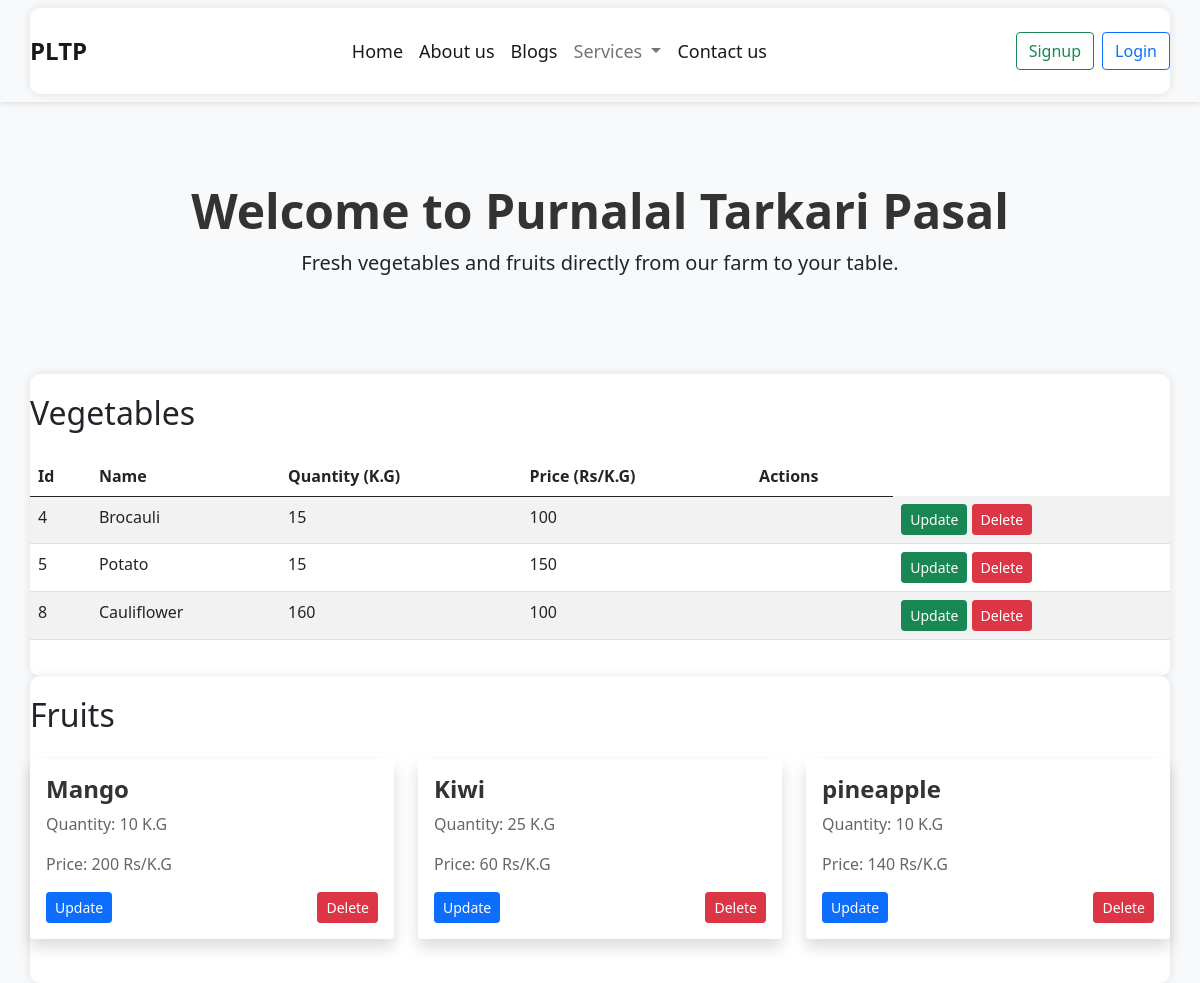
The page / on the database its author committed.
### Home/models.py (models this page shows, shortened)
class vegetable(models.Model):
    name = models.CharField(max_length = 15)
    quantity = models.IntegerField()
    price =models.IntegerField()

class fruit(models.Model):
    name = models.CharField(max_length = 15)
    quantity = models.IntegerField()
    price = models.IntegerField()

### Home/views.py (the view)
# urls.py: path('',views.index, name="index"),
def index(request):
    vegetables = vegetable.objects.all()
    fruits = fruit.objects.all()
    grocery = {
        "veg":vegetables,
        "fruits":fruits
    }
    return render(request, 'Home/index.html', grocery)

### Home/templates/Home/index.html (shortened to what this page needs)
{%extends 'base.html'%}
{%block content%}
  <nav class="navbar navbar-expand-lg navbar-light bg-light">
    <div class="container">
      <a class="navbar-brand" href="#">PLTP</a>
      <div class="collapse navbar-collapse justify-content-center" id="navbarSupportedContent">
        <ul class="navbar-nav">
          <li class="nav-item">
            <a class="nav-link active" aria-current="page" href="#">Home</a>
          </li>
          <li class="nav-item">
            <a class="nav-link active" aria-current="page" href="#">About us</a>
          </li>
          <li class="nav-item">
            <a class="nav-link active" aria-current="page" href="#">Blogs</a>
          </li>
          <li class="nav-item dropdown">
            <a class="nav-link dropdown-toggle" href="#" id="navbarDropdown" role="button" data-bs-toggle="dropdown"
              aria-expanded="false">
              Services
            </a>
          </li>
          <li class="nav-item">
            <a class="nav-link active" aria-current="page" href="#">Contact us</a>
          </li>
        </ul>
      </div>
      <div class="d-flex">
        <button class="btn btn-outline-success me-2" type="button">Signup</button>
        <button class="btn btn-outline-primary" type="button">Login</button>
      </div>
    </div>
  </nav>
  <div class="jumbotron text-center">
    <h1 class="display-4">Welcome to Purnalal Tarkari Pasal</h1>
    <p class="lead">Fresh vegetables and fruits directly from our farm to your table.</p>
  </div>
  <div class="container veg-table">
    <h2 class="mb-4">Vegetables</h2>
    <div class="table-responsive">
      <table class="table table-striped table-hover table-lg">
        <thead>
          <tr>
            <th>Id</th>
            <th>Name</th>
            <th>Quantity (K.G)</th>
            <th>Price (Rs/K.G)</th>
            <th>Actions</th>
          </tr>
        </thead>
        <tbody>
          {% for veg in veg %}
          <tr>
            <td>{{ veg.id }}</td>
            <td>{{ veg.name }}</td>
            <td>{{ veg.quantity }}</td>
            <td>{{ veg.price }}</td>
            <td>
            <td>
              <a href="{% url 'update_veg' veg.id %}" class="btn btn-success btn-sm">Update</a>
              <a href="{% url 'delete_veg' veg.id %}" class="btn btn-danger btn-sm">Delete</a>
            </td>
            </td>
          </tr>
          {% endfor %}
        </tbody>
      </table>
    </div>
  </div>
  <div class="container">
    <h2 class="mb-4">Fruits</h2>
    <div class="row">
      {% for fruit in fruits %}
      <div class="col-md-4 mb-4">
        <div class="card shadow">
          <div class="card-body">
            <h5 class="card-title">{{ fruit.name }}</h5>
            <p class="card-text">Quantity: {{ fruit.quantity }} K.G</p>
            <p class="card-text">Price: {{ fruit.price }} Rs/K.G</p>
            <div class="d-flex justify-content-between">
              <a href="{% url 'Fruit_update' fruit.id %}" class="btn btn-primary btn-sm">Update</a>
              <a href="{% url 'delete_fruit' fruit.id %}" class="btn btn-danger btn-sm">Delete</a>
            </div>
        </div>
      </div>
    </div>
      {% endfor %}
    </div>
  </div>
  {%endblock%}

### templates/base.html (shortened to what this page needs)
<!doctype html>
<html lang="en">
<head>
    <link href="https://cdn.jsdelivr.net/npm/bootstrap@5.0.1/dist/css/bootstrap.min.css" rel="stylesheet"
>
</head>
<body>
    {%block content%}
    {%endblock%}
</body>
</html>

### templates/base.html (style rules this page uses)
.container { padding: 20px; border-radius: 10px; box-shadow: 0px 0px 10px 0px rgba(0, 0, 0, 0.1); background-color: #fff; }
body { background-color: #f8f9fa; }
.navbar { box-shadow: 0px 2px 5px rgba(0, 0, 0, 0.1); }
.navbar-brand { font-weight: bold; font-size: 24px; }
.navbar-nav .nav-link { font-size: 18px; color: #333; }
.jumbotron { background-color: #f8f9fa; padding: 80px 20px; margin-bottom: 0; border-radius: 0; }
.jumbotron h1 { font-size: 48px; font-weight: bold; color: #333; }
.container { padding: 20px 0; }
.card { border: none; transition: all 0.3s ease; }
.card-title { font-weight: bold; font-size: 24px; color: #333; }
.card-text { color: #666; }

### rows shown on the page
vegetable: id "4", name "Brocauli", quantity "15", price "100"
vegetable: id "5", name "Potato", quantity "15", price "150"
vegetable: id "8", name "Cauliflower", quantity "160", price "100"
fruit: name "Mango", quantity "10", price "200"
fruit: name "Kiwi", quantity "25", price "60"
fruit: name "pineapple", quantity "10", price "140"
